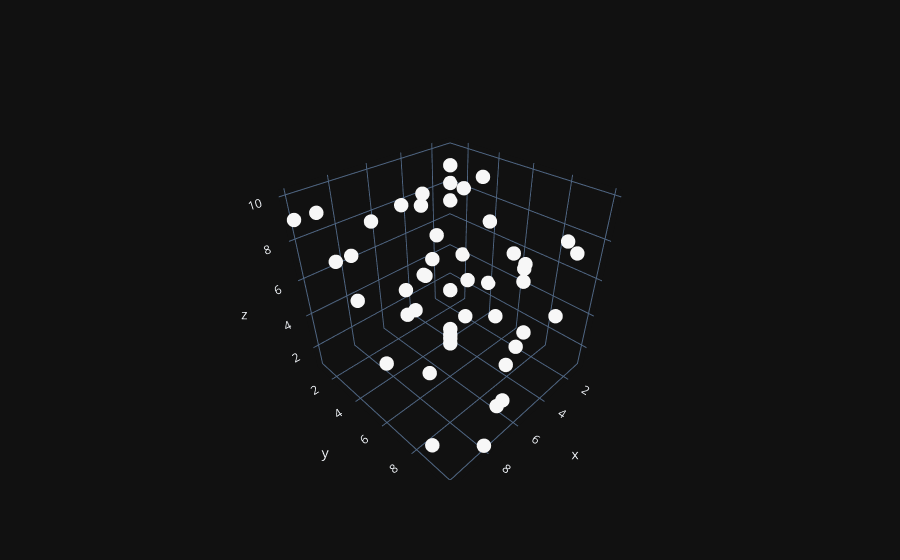

The code cell stored with this chart in its notebook:
### Code cell
fig = go.Figure(data=[go.Scatter3d(x=data['X'], y=data['Y'], z=data['Z'], mode='markers', marker=dict(color=labels, size=5))])
fig.show()

### Figure 1 — Plotly figure (JSON) as saved in the notebook; plotly's stock layout.template omitted (floating-point values rounded to 4 significant figures)
{"data": [{"marker": {"color": [0, 0, 0, 0, 0, 0, 0, 0, 0, 0, 0, 0, 0, 0, 0, 0, 0, 0, 0, 0, 0, 0, 0, 0, 0, 0, 0, 0, 0, 0, 0, 0, 0, 0, 0, 0, 0, 0, 0, 0, 0, 0, 0, 0, 0, 0, 0, 0, 0, 0], "size": 5}, "mode": "markers", "x": [6, 10, 2, 9, 3, 4, 1, 10, 2, 5, 7, 3, 10, 3, 6, 3, 10, 5, 6, 10, 1, 1, 4, 3, 1, 7, 5, 4, 5, 10, 9, 2, 2, 8, 10, 8, 5, 6, 5, 10, 9, 1, 7, 7, 4, 3, 1, 3, 10, 2], "y": [7, 9, 7, 2, 5, 2, 2, 3, 7, 5, 10, 1, 8, 1, 9, 3, 5, 9, 8, 5, 2, 1, 2, 8, 1, 6, 6, 4, 6, 10, 5, 9, 9, 10, 1, 6, 9, 3, 9, 9, 5, 4, 10, 7, 7, 2, 9, 7, 8, 2], "z": [7, 2, 6, 7, 10, 4, 4, 10, 5, 2, 3, 8, 8, 3, 1, 10, 7, 4, 10, 9, 8, 7, 8, 3, 8, 8, 4, 1, 4, 8, 10, 4, 8, 1, 9, 6, 4, 9, 8, 6, 3, 3, 5, 5, 4, 6, 7, 7, 9, 2], "type": "scatter3d"}], "layout": {}}
